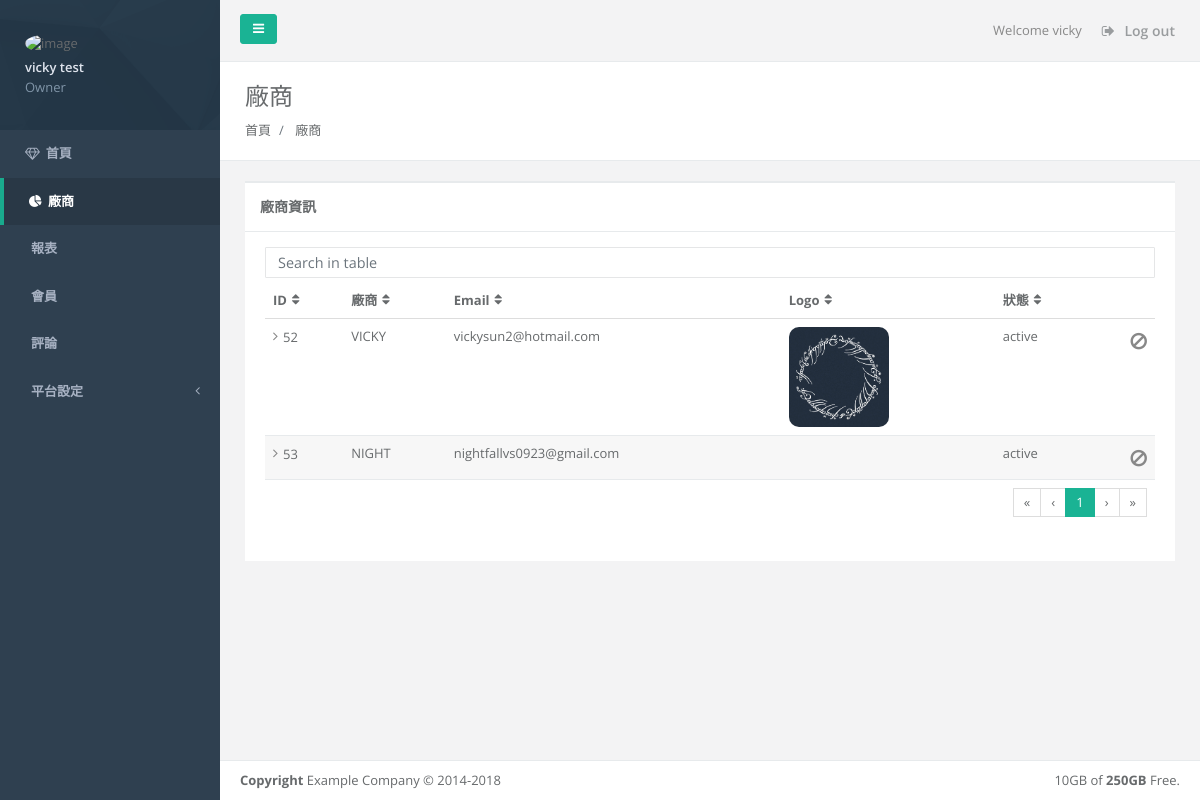
The page /platform/vendors.php (signed in) on the database its author committed.
### tables this page shows
CREATE TABLE `platformAdmins` (
  `aId` int(11) NOT NULL,
  `aRoleId` int(10) NOT NULL,
  `aFName` varchar(50) NOT NULL,
  `aLName` varchar(50) NOT NULL,
  `aEmail` varchar(254) NOT NULL,
  `aPassword` varchar(50) NOT NULL,
  `aActive` varchar(10) DEFAULT NULL,
  `aVerify` varchar(25) DEFAULT current_timestamp(),
  `aHash` varchar(32) NOT NULL,
  `aNotes` text DEFAULT NULL,
  `aLogoutTime` datetime DEFAULT NULL,
  `aLoginTime` datetime DEFAULT NULL,
  `created_at` datetime NOT NULL DEFAULT current_timestamp(),
  `updated_at` datetime NOT NULL DEFAULT current_timestamp()
);

CREATE TABLE `vendors` (
  `vId` int(10) NOT NULL,
  `vName` varchar(50) NOT NULL,
  `vEmail` varchar(254) NOT NULL,
  `vInfo` text DEFAULT NULL,
  `vImg` varchar(50) DEFAULT NULL,
  `vActive` varchar(10) DEFAULT NULL,
  `vVerify` varchar(25) NOT NULL DEFAULT current_timestamp() COMMENT '驗證',
  `created_at` datetime NOT NULL DEFAULT current_timestamp(),
  `updated_at` datetime NOT NULL DEFAULT current_timestamp()
);

### platform/getInfo.php (called while the page is built, shortened)
<?php
try{
    $pdo->beginTransaction();
    $sqlGetInfo = "SELECT `aId`, `aFName`,`aLName`,`aEmail`,`aActive`,`aVerify`, `aLoginTime`, `aLogoutTime`, `aNotes`
                    FROM `platformAdmins`
                    WHERE `aId` = ?
                    AND `aEmail`=?";
    $stmtGetInfo = $pdo->prepare($sqlGetInfo);
    $arrParamGetInfo = [ $_SESSION['userId'], $_SESSION['email'] ];
    $stmtGetInfo->execute($arrParamGetInfo);
    if($stmtGetInfo->rowCount()>0){
        $arrGetInfo = $stmtGetInfo->fetchAll(PDO::FETCH_ASSOC)[0];
        $sqlGetPermissions = "SELECT `aPermissionId`
                        FROM `rel_platform_permissions`
                        WHERE `aId` = ?";
        $stmtGetPermissions = $pdo->prepare($sqlGetPermissions);
        $arrParamGetPermissions = [ $_SESSION['userId'] ];
        $getPrmList = [];
        $stmtGetPermissions->execute($arrParamGetPermissions);
        if($stmtGetPermissions->rowCount()>0){
            $arrGetPermissions = $stmtGetPermissions->fetchAll(PDO::FETCH_ASSOC);
            foreach($arrGetPermissions as $key => $value){
                foreach($value as $k => $v){
                    $getPrmList[] = $v;
                }
            }
            $arrGetInfo['permissions'] = $getPrmList;
        }
    }else{
        echo "你的帳號不存在";
        session_unset();
        session_destroy();
        header("Refresh: 3 ; url = ./index.php");
        exit();
    }
}catch(Exception $err){
    echo "failure: ".$err->getMessage();
}

### platform/contents/vendorList.php (the view, shortened to what this page needs)
<input type="text" class="form-control form-control-sm m-b-xs" id="filter"
    placeholder="Search in table">
<table class="footable table table-stripped toggle-arrow-tiny" data-page-size="8" data-filter=#filter id="edit-table">
    <thead>
        <tr>
            <th>ID</th>
            <th>廠商</th>
            <th>Email</th>
            <th>Logo</th>
            <th>狀態</th>
            <th data-sortable="false"></th>
        </tr>
    </thead>
    <tbody>
    <?php
        $sql = "SELECT `vId`, `vName`, `vEmail`, `vActive`, `vInfo`, `vImg`
                FROM `vendors`";
        $stmt = $pdo->query($sql);
        if($stmt->rowCount()>0){
            $arr = $stmt->fetchAll(PDO::FETCH_ASSOC);
            for($i = 0 ; $i<count($arr); $i++){
                ?>
                <tr>
                    <td><?php echo $arr[$i]['vId'] ?></td>
                    <td><?php echo $arr[$i]['vName'] ?></td>
                    <td><?php echo $arr[$i]['vEmail'] ?></td>
                    <td>
                        <?php
                            if($arr[$i]['vImg']!==null){
                                echo "<img src='../vendors/images/".$arr[$i]['vImg']."' class='vlistLogo'>";
                            }else{
                                echo "";
                            }
                        ?>
                    </td>
                    <td><?php echo $arr[$i]['vActive'] ?></td>
                    <td>
                        <div class="float-right mr-2 mr-md-0"  style="font-size: 1.2rem">
                            <?php
                                if($arr[$i]['vActive']=='active'){
                                    echo "<a data-func='ban' href='./check_vendors_ban.php?vId={$arr[$i]['vId']}&action=ban' class='text-muted'>";
                                    echo '<i class="fa fa-ban"></i>';
                                    echo "</a>";
                                }else{
                                    echo "<a data-func='activate' href='./check_vendors_ban.php?vId={$arr[$i]['vId']}&action=activate' class='text-muted'>";
                                    echo '<i class="fa fa-check-circle"></i>';
                                    echo "</a>";
                                }
                            ?>
                        </div>
                    </td>
                </tr>
                <?php
            }
        }
    ?>
    </tbody>
    <tfoot>
        <tr>
            <td colspan="6">
                <ul class="pagination float-right"></ul>
            </td>
        </tr>
    </tfoot>
</table>

### platform/template/sidenav.php (shortened to what this page needs)
<nav class="navbar-default navbar-static-side" role="navigation">
    <div class="sidebar-collapse">
        <ul class="nav metismenu" id="side-menu">
            <li class="nav-header">
                <div class="dropdown profile-element">
                    <img alt="image" class="rounded-circle" src="img/profile_small.jpg"/>
                    <a data-toggle="dropdown" class="dropdown-toggle" href="#">
                        <span class="block m-t-xs font-bold"><?php echo $arrGetInfo['aFName'].' '.$arrGetInfo['aLName'] ?></span>
                        <span class="text-muted text-xs block">
                            <?php
                            if(in_array('prmA00', $arrGetInfo['permissions'])){
                                echo "Owner";
                            }else{
                                echo "Staff";
                            }
                            ?>
                         </span>
                    </a>
                </div>
            </li>
            <?php
                function buildMenu($arrGetInfo){
                    $url = "./template/sidemenu.json";
                    $data = file_get_contents($url);
                    $dataObj = json_decode($data);
                    $menuArr = json_decode(json_encode($dataObj), True);
                    $currentLink = str_replace("/Project/platform", ".", $_SERVER['SCRIPT_NAME']);
                    for($i = 0 ; $i < count($menuArr); $i++){
                        if(isset($menuArr[$i]['submenu'])){
                            $submenu = $menuArr[$i]['submenu'];
                        }
                        echo "<li";
                        if($menuArr[$i]['link'] === $currentLink){
                            echo " class='active'";
                        }else if(isset($submenu)){
                            $flag = false;
                            if($flag){
                                echo " class='active'";
                            }
                        }
                        echo ">";
                        echo "<a";
                        if(in_array($menuArr[$i]['permission'], $arrGetInfo['permissions']) || $menuArr[$i]['permission'] === "all"){
                            echo " href='".$menuArr[$i]['link']."'";
                        }else if(isset($submenu)){
                            echo " href='#'";
                        }
                        echo ">";
                        echo "<i class='fa ".$menuArr[$i]['icon']."'></i>";
                        echo "<span class='nav-label'>";
                        echo $menuArr[$i]['name'];
                        echo "</span>";
                        if(isset($submenu)){
                            echo "<span class='fa arrow'></span>";
                        }
                        echo "</a>";
                        if(isset($submenu)){
                            echo "</li>";
                        }
                    }
                }
                buildMenu($arrGetInfo);
            ?>
        </ul>
    </div>
</nav>

### platform/template/topnav.php
<div class="row border-bottom">
    <nav class="navbar navbar-static-top" role="navigation" style="margin-bottom: 0">
        <div class="navbar-header">
            <a class="navbar-minimalize minimalize-styl-2 btn btn-primary " href="#"><i
                    class="fa fa-bars"></i> </a>
        </div>
        <ul class="nav navbar-top-links navbar-right">
            <li>
                <span class="m-r-sm text-muted welcome-message">Welcome <?php echo $arrGetInfo['aFName'] ?></span>
            </li>
            <li>
                <a href="./logout.php?logout=1">
                    <i class="fa fa-sign-out"></i> Log out
                </a>
            </li>
        </ul>
    </nav>
</div>

### css/myStyle.css (style rules this page uses)
.vlistLogo { width: 100px; height: 100px; object-fit: cover; border-radius: 10px; overflow: hidden; }

### platform/vendors.php (style rules this page uses)
.footable > thead > tr > th[data-sortable="false"] { pointer-events: none; }

### rows shown on the page
platformadmins: aFName "vicky", aLName "test"
vendors: vId "52", vName "VICKY", vEmail "vickysun2@hotmail.com", vImg (picture), vActive "active"
vendors: vId "53", vName "NIGHT", vEmail "nightfallvs0923@gmail.com", vActive "active"

### other values the page prints
$menuArr[$i]['name'] "首頁"
$menuArr[$i]['name'] "廠商"
$menuArr[$i]['name'] "報表"
$menuArr[$i]['name'] "會員"
$menuArr[$i]['name'] "評論"
$menuArr[$i]['name'] "平台設定"
